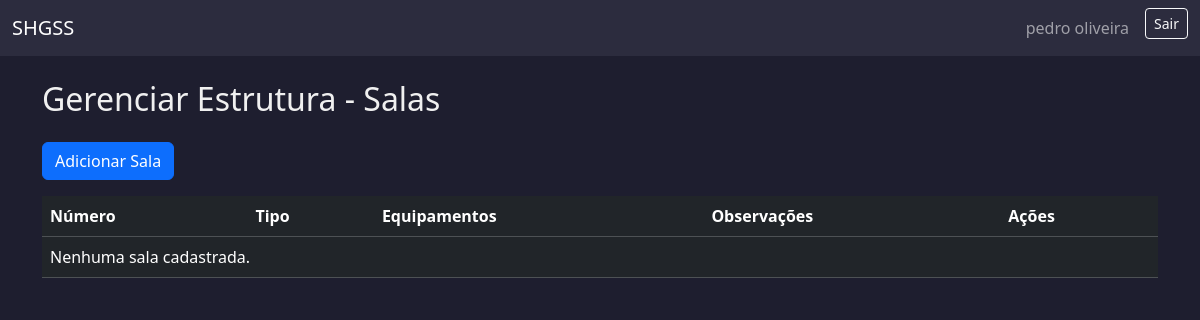
The page /estrutura/ (signed in) on the database as committed earlier.
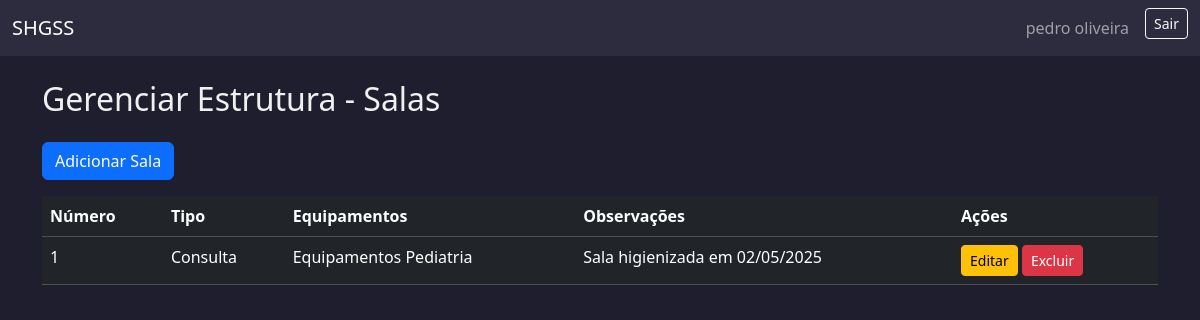
The same page on the database as committed later.
### usuarios/models.py (models this page shows, shortened)
class Usuario(AbstractUser):
    ROLE_CHOICES = [
        ('paciente', 'Paciente'),
        ('medico', 'Médico'),
        ('administrativo', 'Administrativo'),
        ('financeiro', 'Financeiro'),
    ]
    cpf = models.CharField(max_length=14, unique=True, blank=False, null=False)
    telefone = models.CharField(max_length=20)
    rua = models.CharField(max_length=100)
    numero = models.CharField(max_length=10)
    bairro = models.CharField(max_length=50)
    cidade = models.CharField(max_length=50)
    estado = models.CharField(max_length=2)
    cep = models.CharField(max_length=9)
    role = models.CharField(max_length=20, choices=ROLE_CHOICES)
    plano_saude = models.CharField(max_length=50, null=True, blank=True)
    numero_cartao_plano = models.CharField(max_length=30, null=True, blank=True)
    crm = models.CharField(max_length=20, null=True, blank=True)
    especialidade = models.CharField(max_length=50, null=True, blank=True)
    setor = models.CharField(max_length=50, null=True, blank=True)
    cargo = models.CharField(max_length=50, null=True, blank=True)

class Sala(models.Model):
    TIPO_CHOICES = [
        ('consulta', 'Consulta'),
        ('exame', 'Exame'),
    ]
    numero = models.CharField("Número da Sala", max_length=10, unique=True)
    tipo = models.CharField("Tipo", max_length=10, choices=TIPO_CHOICES)
    equipamentos = models.TextField("Equipamentos Instalados", blank=True, null=True)
    observacoes = models.TextField("Observações", blank=True, null=True)

### usuarios/views.py (the view)
# urls.py: path('estrutura/', views.lista_salas, name='lista_salas'),
@role_required('administrativo')
def lista_salas(request):
    salas = Sala.objects.all()
    return render(request, 'estrutura/lista_salas.html', {'salas': salas})

### templates/estrutura/lista_salas.html (shortened to what this page needs)
{% extends 'base.html' %}
{% block content %}
<h2 class="mb-4">Gerenciar Estrutura - Salas</h2>
<a href="{% url 'adicionar_sala' %}" class="btn btn-primary mb-3">Adicionar Sala</a>
<table class="table table-dark table-hover">
    <thead>
        <tr>
            <th>Número</th>
            <th>Tipo</th>
            <th>Equipamentos</th>
            <th>Observações</th>
            <th>Ações</th>
        </tr>
    </thead>
    <tbody>
        {% for sala in salas %}
        <tr>
            <td>{{ sala.numero }}</td>
            <td>{{ sala.get_tipo_display }}</td>
            <td>{{ sala.equipamentos }}</td>
            <td>{{ sala.observacoes }}</td>
            <td>
                <a href="{% url 'editar_sala' sala.pk %}" class="btn btn-sm btn-warning">Editar</a>
                <a href="{% url 'excluir_sala' sala.pk %}" class="btn btn-sm btn-danger">Excluir</a>
            </td>
        </tr>
        {% empty %}
        <tr>
            <td colspan="5">Nenhuma sala cadastrada.</td>
        </tr>
        {% endfor %}
    </tbody>
</table>
{% endblock %}

### templates/base.html (shortened to what this page needs)
<!DOCTYPE html>
<html lang="pt-br">
<head>
    <link href="https://cdn.jsdelivr.net/npm/bootstrap@5.3.2/dist/css/bootstrap.min.css" rel="stylesheet">
</head>
<body>
    <nav class="navbar navbar-expand-lg navbar-dark">
        <div class="container-fluid">
            <a class="navbar-brand" href="#">SHGSS</a>
            <div class="collapse navbar-collapse">
                <ul class="navbar-nav ms-auto">
                    {% if user.is_authenticated %}
                        <li class="nav-item">
                            <a class="nav-link" href="#">{{ user.get_full_name }}</a>
                        </li>
                        <li class="nav-item">
                            <form method="post" action="{% url 'logout' %}">
                                <button type="submit" class="btn btn-sm btn-outline-light ms-2">Sair</button>
                            </form>
                        </li>
                    {% else %}
                        <li class="nav-item">
                            <a class="nav-link" href="{% url 'login' %}">Entrar</a>
                        </li>
                    {% endif %}
                </ul>
            </div>
        </div>
    </nav>
    <div class="container mt-4">
        {% block content %}{% endblock %}
    </div>
</body>
</html>

### templates/base.html (style rules this page uses)
body { background-color: #1e1e2f; color: #f0f0f0; }
.navbar { background-color: #2c2c3e; }
a { color: #9ecbff; }

Rows that differ between the two databases and show on the page:
added Sala: numero "1", tipo "Consulta", equipamentos "Equipamentos Pediatria", observacoes "Sala higienizada em 02/05/2025"
Other text that changed with them:
text no longer shown: "Nenhuma sala cadastrada."
